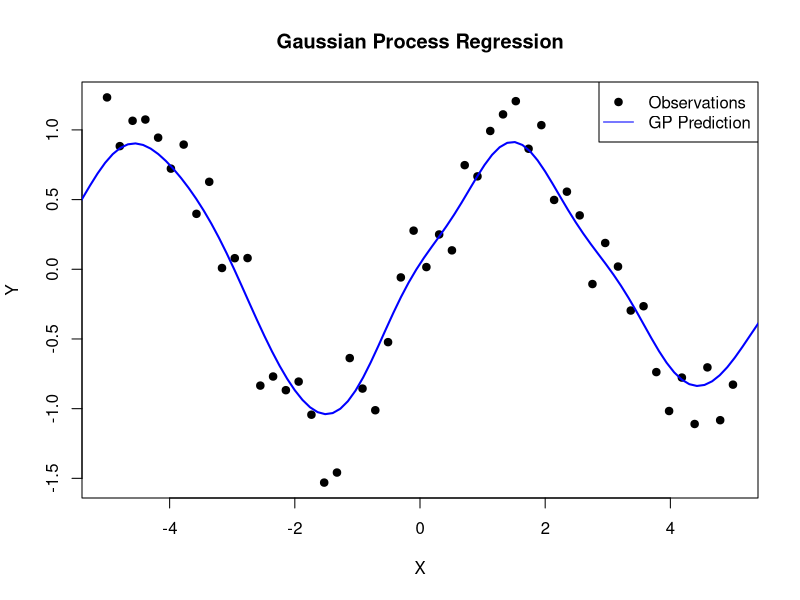

Generate this figure with R:
# ==============================================
# Gaussian Process Regression (GP)
# ==============================================
# Algorithm: Non-parametric Bayesian regression using Gaussian Processes.
# Framework: R (kernlab package)
#
# Purpose:
# - Perform regression while providing uncertainty estimates.
# - Useful for small datasets and Bayesian optimization.
#
# Core Idea:
# - Define a prior over functions using a kernel (covariance) function.
# - Update the posterior distribution using observed data.
# - Predictions include mean and variance (uncertainty) for each point.
#
# Complexity:
# - Time:  O(n^3) due to inversion of the kernel matrix
# - Space: O(n^2) for storing the kernel matrix
#
# Edge Cases / Notes:
# - Choice of kernel is critical for good performance.
# - Computationally heavy for large datasets; sparse approximations exist.
# - Great for uncertainty quantification in predictions.
#
# Typical Applications:
# - Bayesian optimization
# - Small-data regression tasks
# - Time-series forecasting with uncertainty estimates
#
# Reference:
# Rasmussen, C. E., & Williams, C. K. I. (2006). Gaussian Processes for Machine Learning.
# ==============================================

# Load required library
suppressPackageStartupMessages(library(kernlab))

# Example Dataset (Synthetic)
set.seed(42)
x <- seq(-5, 5, length.out = 50)
y <- sin(x) + rnorm(length(x), sd = 0.2)

# Define Gaussian Process Regression Model
gp_model <- gausspr(
  x = as.matrix(x), y = y,
  kernel = "rbfdot" # Radial Basis Function (RBF) kernel
)

# Make Predictions
x_test <- seq(-6, 6, length.out = 100)
y_pred <- predict(gp_model, as.matrix(x_test), type = "response")

# Plot Results
plot(x, y, main = "Gaussian Process Regression", xlab = "X", ylab = "Y", pch = 19)
lines(x_test, y_pred, col = "blue", lwd = 2)
legend("topright", legend = c("Observations", "GP Prediction"), col = c("black", "blue"), pch = c(19, NA), lty = c(NA, 1))

# ==============================================
# Note:
# - This script defines a Gaussian Process Regression model in R.
# - Can be applied to other regression datasets by replacing x and y.
# - For large datasets, consider sparse GP approximations.
# ==============================================
